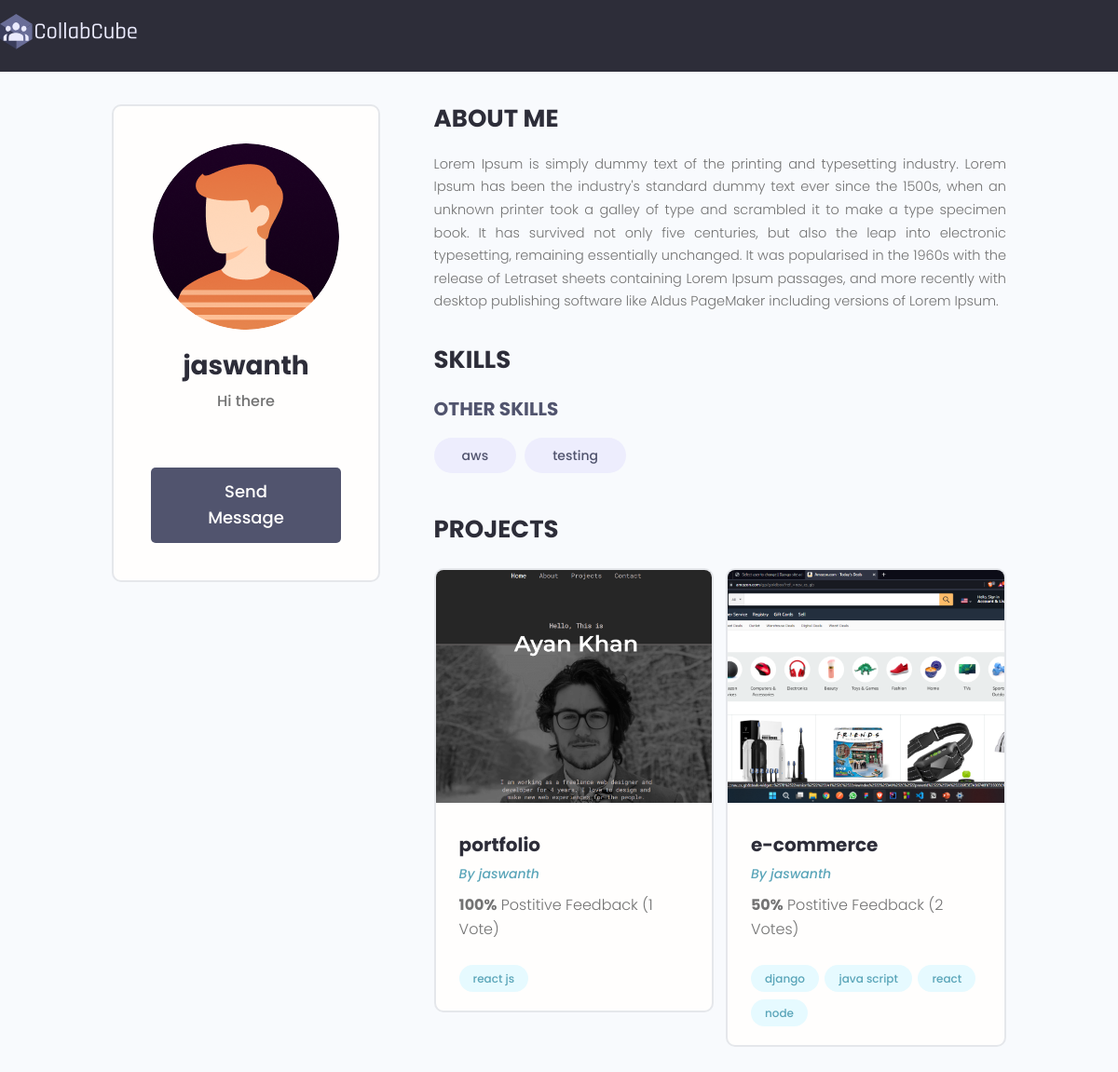
Screenshot of /profile/f401379e-e6a6-4056-bf4b-d3b74d6d8f44/ with the database file from the repository.
### users/models.py (models this page shows, shortened)
class Profile(models.Model):
    user = models.OneToOneField(User, on_delete= models.CASCADE, null=True,blank= True)
    name = models.CharField(max_length=200,null=True)
    email = models.EmailField(unique=True,max_length=300,null=True)
    username = models.CharField(max_length=200,unique=True,null=True)
    ROLE_TYPE =(
        ('faculty','Faculty'),
        ('student','Student')
    )
    role = models.CharField(max_length=200,choices=ROLE_TYPE,null=True)
    facultyid_or_studentid = models.CharField(max_length=200,unique=True,null=True)
    short_intro = models.CharField(max_length=200,null=True)
    bio = models.TextField(blank=True, null = True)
    profile_image= models.ImageField(default= 'profiles/male.png',null=True, upload_to ='profiles/')
    social_github = models.CharField(max_length=200,null=True,blank=True)
    social_linkedin = models.CharField(max_length=200,null=True,blank=True)
    social_website = models.CharField(max_length=200,null=True,blank=True)
    social_twitter = models.CharField(max_length=200,null=True,blank=True)
    created = models.DateTimeField(auto_now_add=True)
    id = models.UUIDField(default=uuid.uuid4, unique=True, primary_key=True,editable=False)
    def __str__(self):
        return str(self.user.username)
    class Meta:
        ordering = ['-created']
    @property
    def imageURL(self):
        try:
            url = self.profile_image.url
        except:
            url = ''
        return url

class Skill(models.Model):
    owner = models.ForeignKey(Profile, on_delete=models.CASCADE,null=True, blank=True)
    name = models.CharField(max_length=200,null=True,blank=True)
    description = models.TextField(null=True,blank=True)
    created = models.DateTimeField(auto_now_add=True)
    id = models.UUIDField(default=uuid.uuid4, unique=True, primary_key=True,editable=False)

### projects/models.py (models this page shows, shortened)
class Project(models.Model):
    owner = models.ForeignKey(Profile, null = True, blank= True, on_delete= models.CASCADE)
    title = models.CharField(max_length=200)
    description = models.TextField(null=True, blank= True)
    featured_image = models.ImageField(null=True, blank= True, default="default.jpg")
    demo_link = models.CharField(max_length=2000,null=True, blank= True)
    source_link = models.CharField(max_length=2000,null=True, blank= True)
    tags = models.ManyToManyField('Tag',blank=True)
    vote_total = models.IntegerField(blank=True,null= True, default= 0)
    vote_ratio = models.IntegerField(blank=True,null= True, default= 0)
    created = models.DateTimeField(auto_now_add=True)
    id = models.UUIDField(default=uuid.uuid4, unique=True,editable=False, primary_key=True)
    class Meta:
        ordering = ['-vote_ratio','-vote_total']
    @property
    def imageURL(self):
        try:
            url = self.featured_image.url
        except:
            url = ''
        return url

class Tag(models.Model):
    name = models.CharField(max_length=200)
    created = models.DateTimeField(auto_now_add=True)
    id = models.UUIDField(default=uuid.uuid4, unique=True,editable=False, primary_key=True)
    def __str__(self):
        return self.name

### users/views.py (the view)
# urls.py: path('profile/<str:pk>/',userProfile,name="user-profile"),
def userProfile(request,pk):
    profile = Profile.objects.get(id = pk)
    topskills = profile.skill_set.exclude(description__exact="")
    otherskills = profile.skill_set.filter(description__exact="")
    context = {'profile':profile,'topskills':topskills,'otherskills':otherskills}
    return render(request,'users/user-profile.html',context)

### users/templates/users/user-profile.html (shortened to what this page needs)
{% extends 'main.html' %}
{%block content%}
<main class="profile my-md">
    <div class="container">
      <div class="layout">
        <div class="column column--1of3">
          <div class="card text-center">
            <div class="card__body dev">
              <img class="avatar avatar--xl" src="{{profile.imageURL}}" />
              <h2 class="dev__name">{{profile.username}}</h2>
              <p class="dev__title">{{profile.short_intro}}</p>
              {% if request.user.profile.id != profile.id %}
              <a href="{% url 'create-message' profile.id %}" class="btn btn--sub btn--lg">Send Message </a>
              {%endif%}
            </div>
          </div>
        </div>
        <div class="column column--2of3">
          <div class="devInfo">
            <h3 class="devInfo__title">About Me</h3>
            <p class="devInfo__about">
                {{profile.bio}}
            </p>
          </div>
          <div class="devInfo">
            <h3 class="devInfo__title">Skills</h3>
            <div class="devInfo__skills">
              <h3 class="devInfo__subtitle">Other Skills</h3>
              <div class="devInfo__otherSkills">
                  {%for skill in otherskills%}
                <span class="tag tag--pill tag--sub tag--lg">
                  <small>{{skill.name}}</small>
                </span>
                {%endfor%}
              </div>
            </div>
          </div>
          <div class="devInfo">
            <h3 class="devInfo__title">Projects</h3>
            <div class="grid grid--two">
              {% for project in profile.project_set.all %}
              <div class="column">
                <div class="card project">
                  <a href="{% url 'project' project.id %}" class="project">
                    <img class="project__thumbnail" src="{{project.imageURL}}" alt="project thumbnail" />
                    <div class="card__body">
                      <h3 class="project__title">{{project.title}}</h3>
                      <p><a class="project__author" href="{%url 'user-profile' project.owner.id %}">By {{project.owner}}</a></p>
                      <p class="project--rating">
                        <span style="font-weight: bold;">{{project.vote_ratio}}%</span> Postitive
                        Feedback ({{project.vote_total}} Vote{{project.vote_total|pluralize:"s"}})
                      </p>
                      <div class="project__tags">
                        {%for tag in project.tags.all %}
                        <span class="tag tag--pill tag--main">
                          <small>{{tag }}</small>
                        </span>
                        {%endfor%}
                      </div>
                    </div>
                  </a>
                </div>
              </div>
              {%endfor%}
            </div>
          </div>
        </div>
      </div>
    </div>
  </main>
{%endblock%}

### templates/main.html (shortened to what this page needs)
<!DOCTYPE html>
{% load static %}
<html lang="en">
<head>
    <link rel="stylesheet" href="https://cdn.iconmonstr.com/1.3.0/css/iconmonstr-iconic-font.min.css" />
    <link rel="stylesheet" href="{% static 'uikit/styles/uikit.css' %} " />
    <link rel="stylesheet" href="{% static 'styles/app.css' %}" />
</head>
<body>
    {% include 'navbar.html' %}
    {% block content%}
    {% endblock%}
</body>
</html>

### templates/navbar.html (shortened to what this page needs)
{%load static%}
<header class="header">
    <div class="container container--narrow">
      <a href="{% url 'profiles' %}" class="header__logo">
        <img src="{% static 'images/logo.svg' %}" alt="CollabCube Logo" />
      </a>
    </div>
  </header>

### static/styles/app.css (style rules this page uses)
:root { --color-sub: #2d2d39; }
.btn--sub { background-color: var(--color-sub-light); }
.card { border: 2px solid var(--color-light); }
img { width: 100%; }
.header { position: sticky; z-index: 111; background-color: var(--color-sub); padding: 1.5rem 0; }
.header > .container { display: flex; justify-content: space-between; align-items: center; width: 100%; }
.header__logo > img { height: 3.8rem; }
.profile .card > .dev { padding: 4rem; }
.dev__name { color: var(--color-sub); font-size: 2.8rem; font-weight: 700; margin-top: 1rem; margin-bottom: 0.5rem; }
.dev__title { font-size: 1.6rem; font-weight: 500; line-height: 1.3; }
.devInfo { margin-bottom: 3rem; }
.devInfo__title, .devInfo__subtitle { font-size: 2.6rem; color: var(--color-sub); text-transform: uppercase; font-weight: 700; margin-bottom: 1.5rem; }
.devInfo__subtitle { font-size: 2rem; color: var(--color-sub-light); }
.devInfo__about, .devSkill__info { font-size: 1.45rem; line-height: 1.7; text-align: justify; }
.project__author { font-size: 1.4rem; font-style: italic; }
.project--rating { margin-bottom: 1.6em; margin-top: .5em; }
.project__thumbnail { height: 25rem; object-fit: cover; object-position: top center; }
.project__title { font-size: 2rem; font-weight: 700; color: var(--color-sub); }
:root { --color-main1: #71c6dd; --color-main-light1: #e1f6fb; --color-dark1: #3f4156; --color-dark-medium1: #51546e; --color-dark-light1: #696d97; --color-light1: #e5e5e5; --color-gray1: #8b8b8b; --color-light-gray1: #b2bdbd; --color-bg1: #2d2d39; --color-success1: #5dd693; --color-error1: #fc4b0b; }

### static/uikit/styles/modules/_variables.css (style rules this page uses)
:root { --color-main: #5aa5b9; --color-main-light: #e6faff; --color-sub: #3f4156; --color-sub-light: #51546e; --color-sub-lighter: #ededfd; --color-text: #737373; --color-gray: #8b8b8b; --color-light: #e5e7eb; --color-light-gray: #767676; --color-bg: #f8fafd; --color-white: #fffefd; --color-white-light: #f3f3f3; --color-success: #359e64; --color-success-bg: #def8e8; --color-error: #fc4b0b; --color-error-bg: #fff2ee; --font-base: 'Poppins', arial, helvetica, 'Segoe UI', roboto, ubuntu, sans-serif; --font-monospace: 'Fira Code', 'Courier New', courier, monospace; --font-regular: 300; --font-medium: 500; --font-bold: 700; --generic-shadow: 1px 1px 5px #00000010; --generic-transition: all 0.3s ease-in-out; }

### static/uikit/styles/modules/_base.css (style rules this page uses)
* { margin: 0; padding: 0; box-sizing: border-box; text-rendering: optimizeLegibility; color: inherit; font-size: inherit; }
html { font-size: 50%; }
@media only screen and (min-width: 480px) { html { font-size: 56.25%; } }
@media only screen and (min-width: 1200px) { html { font-size: 62.5%; } }
body { line-height: 1.6; font-weight: 400; font-size: 1.5rem; color: var(--color-text); background-color: var(--color-bg); min-height: 100vh; }

### static/uikit/styles/modules/_typography.css (style rules this page uses)
* { font-family: var(--font-base); }
h2 { font-size: 3.6rem; font-weight: var(--font-bold); }
h3 { font-size: 3.2rem; font-weight: var(--font-medium); }
p, span, strong { font-size: 1.6rem; color: var(--color-text); font-weight: var(--font-regular); }
a { padding-bottom: 2px; text-decoration: none; display: inline-block; color: var(--color-main); font-weight: var(--font-medium); }

### static/uikit/styles/modules/_utilities.css (style rules this page uses)
.container { width: 92%; max-width: 165rem; margin: 0 auto; box-sizing: border-box; }
.container--narrow { width: 92%; max-width: 120rem; }
@media screen and (min-width: 1000px) { .container { width: 90%; } }
@media screen and (min-width: 1000px) { .container--narrow { width: 85%; } }
@media screen and (min-width: 1200px) { .container { width: 80%; } }
@media screen and (min-width: 1200px) { .container--narrow { width: 72%; } }
.text-center { text-align: center; }
.my-md { margin: 3rem auto; }

### static/uikit/styles/modules/_avatar.css (style rules this page uses)
.avatar { border-radius: 50%; object-fit: cover; }
.avatar--xl { height: 20rem; width: 20rem; }

### static/uikit/styles/modules/_button.css (style rules this page uses)
.btn { display: inline-block; position: relative; cursor: pointer; background-color: var(--color-light); font-weight: var(--font-medium); color: var(--color-sub); text-decoration: none; padding: 1rem 2rem; border-radius: 0.5rem; border: none; width: -webkit-fit-content; width: -moz-fit-content; width: fit-content; height: -webkit-fit-content; height: -moz-fit-content; height: fit-content; font-size: 1.6rem; outline-width: 0; outline-color: transparent; -webkit-backface-visibility: hidden; backface-visibility: hidden; transition: all 0.3s ease-in-out; }
.btn--sub { background-color: var(--color-sub); color: var(--color-white); }
.btn--lg { font-size: 1.8rem; padding: 1.2rem 4.5rem; }

### rows the page displays
Profile: imageURL (picture), username "jaswanth", short_intro "Hi there", bio "Lorem Ipsum is simply dummy text of the printing and typesetting industry. Lorem Ipsum has been the industry's standard dummy text ever since the 1500s, when an unknown printer took a galley of type and scrambled it to make a type specimen book. It has survived not only five centuries, but also the leap into electronic typesetting, remaining essentially unchanged. It was popularised in the 1960s with the release of Letraset sheets containing Lorem Ipsum passages, and more recently with desktop publishing software like Aldus PageMaker including versions of Lorem Ipsum."
Skill: name "aws"
Skill: name "testing"
Project: imageURL (picture), title "portfolio", owner "jaswanth", vote_ratio "100", vote_total "1"
Tag: name "react js"
Project: imageURL (picture), title "e-commerce", owner "jaswanth", vote_ratio "50", vote_total "2"
Tag: name "django"
Tag: name "java script"
Tag: name "react"
Tag: name "node"
